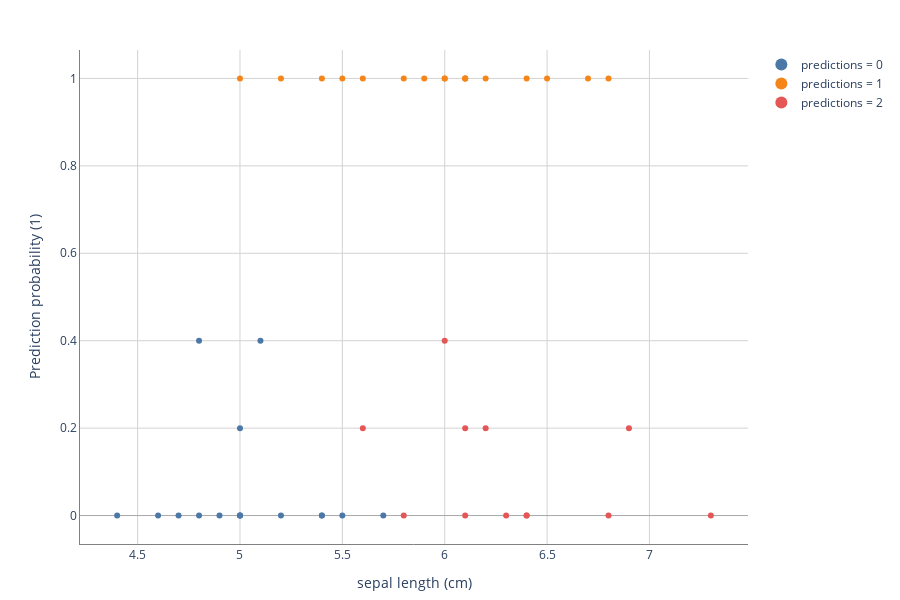

Notebook code cell kept with this figure:
### Code cell
# Report the what if explaination for our test data set
result_explore_whatif = explainer.explore_whatif(X=X_test, y=y_test)

### Figure 1 — Plotly figure (JSON) as saved in the notebook; plotly's stock layout.template omitted (floating-point values rounded to 4 significant figures)
{"data": [{"hovertemplate": "sepal length (cm): %{x}<br>proba_1: %{y}<br>predictions: 0", "marker": {"color": "#4C78A8", "colorscale": [[0, "rgb(142,1,82)"], [0.1, "rgb(197,27,125)"], [0.2, "rgb(222,119,174)"], [0.3, "rgb(241,182,218)"], [0.4, "rgb(253,224,239)"], [0.5, "rgb(247,247,247)"], [0.6, "rgb(230,245,208)"], [0.7, "rgb(184,225,134)"], [0.8, "rgb(127,188,65)"], [0.9, "rgb(77,146,33)"], [1, "rgb(39,100,25)"]], "line": {"color": "white"}, "showscale": false, "symbol": 0}, "mode": "markers", "name": "predictions = 0", "showlegend": true, "type": "scatter", "uid": "56c56bb1-978c-4b84-aa35-557c4a096d7e", "x": [4.4, 4.6, 4.7, 4.8, 4.8, 4.9, 5, 5, 5, 5, 5.1, 5.2, 5.4, 5.4, 5.5, 5.7], "y": [0, 0, 0, 0.4, 0, 0, 0, 0, 0, 0.2, 0.4, 0, 0, 0, 0, 0]}, {"hovertemplate": "sepal length (cm): %{x}<br>proba_1: %{y}<br>predictions: 1", "marker": {"color": "#F58518", "colorscale": [[0, "rgb(142,1,82)"], [0.1, "rgb(197,27,125)"], [0.2, "rgb(222,119,174)"], [0.3, "rgb(241,182,218)"], [0.4, "rgb(253,224,239)"], [0.5, "rgb(247,247,247)"], [0.6, "rgb(230,245,208)"], [0.7, "rgb(184,225,134)"], [0.8, "rgb(127,188,65)"], [0.9, "rgb(77,146,33)"], [1, "rgb(39,100,25)"]], "line": {"color": "white"}, "showscale": false, "symbol": 0}, "mode": "markers", "name": "predictions = 1", "showlegend": true, "type": "scatter", "uid": "33064a17-efd6-4c65-beba-e788ff7f2dad", "x": [5, 5.2, 5.4, 5.5, 5.6, 5.8, 5.9, 6, 6, 6.1, 6.1, 6.1, 6.2, 6.4, 6.5, 6.7, 6.8], "y": [1, 1, 1, 1, 1, 1, 1, 1, 1, 1, 1, 1, 1, 1, 1, 1, 1]}, {"hovertemplate": "sepal length (cm): %{x}<br>proba_1: %{y}<br>predictions: 2", "marker": {"color": "#E45756", "colorscale": [[0, "rgb(142,1,82)"], [0.1, "rgb(197,27,125)"], [0.2, "rgb(222,119,174)"], [0.3, "rgb(241,182,218)"], [0.4, "rgb(253,224,239)"], [0.5, "rgb(247,247,247)"], [0.6, "rgb(230,245,208)"], [0.7, "rgb(184,225,134)"], [0.8, "rgb(127,188,65)"], [0.9, "rgb(77,146,33)"], [1, "rgb(39,100,25)"]], "line": {"color": "white"}, "showscale": false, "symbol": 0}, "mode": "markers", "name": "predictions = 2", "showlegend": true, "type": "scatter", "uid": "e6a4b68d-2c49-4e1e-9da6-569426e73861", "x": [5.6, 5.8, 6, 6.1, 6.1, 6.2, 6.3, 6.4, 6.4, 6.8, 6.9, 7.3], "y": [0.2, 0, 0.4, 0.2, 0, 0.2, 0, 0, 0, 0, 0.2, 0]}], "layout": {"height": 600, "legend": {"itemsizing": "constant"}, "margin": {"b": 50, "t": 50}, "plot_bgcolor": "rgba(0,0,0,0)", "title": {"x": 0.5}, "xaxis": {"categoryorder": "category ascending", "gridcolor": "LightGrey", "linecolor": "Grey", "linewidth": 1, "mirror": false, "showline": true, "showticklabels": true, "side": "bottom", "title": {"text": "sepal length (cm)"}, "visible": true, "zeroline": true, "zerolinecolor": "DarkGrey", "zerolinewidth": 1}, "yaxis": {"categoryorder": "category ascending", "gridcolor": "LightGrey", "linecolor": "Grey", "linewidth": 1, "mirror": false, "showline": true, "showticklabels": true, "side": "left", "title": {"text": "Prediction probability (1)"}, "visible": true, "zeroline": true, "zerolinecolor": "DarkGrey", "zerolinewidth": 1}}}
